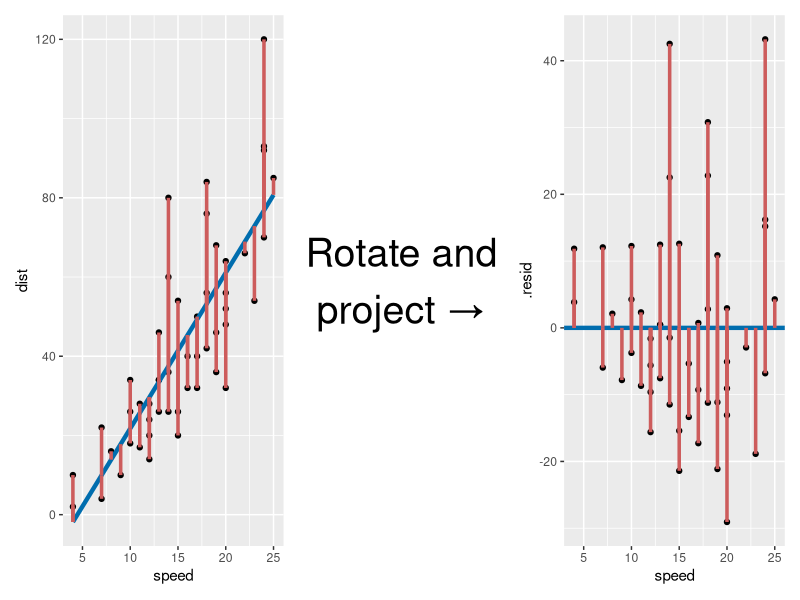
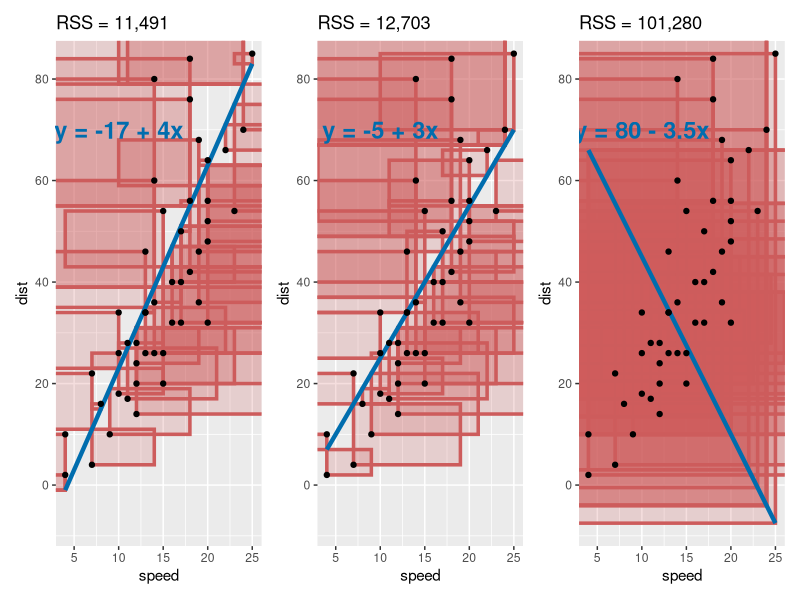
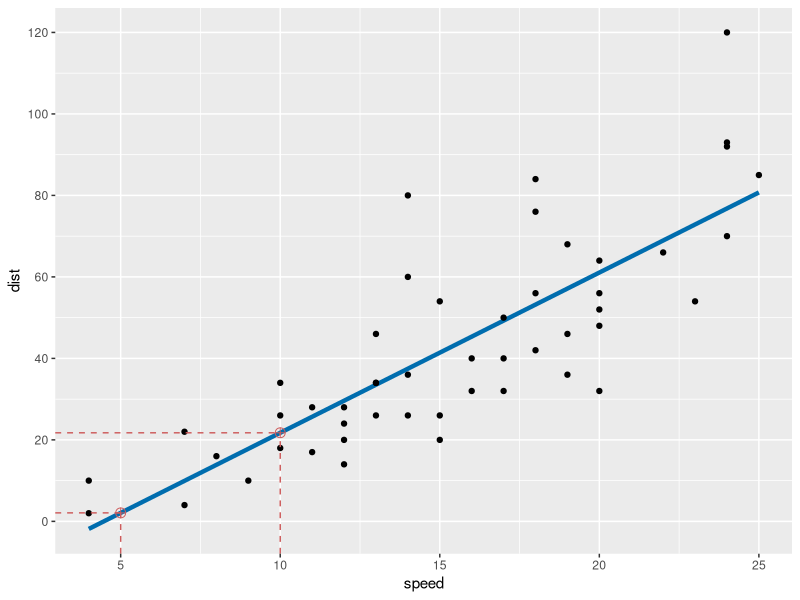

Recreate these plots in R, in order.
## ---- chunk 1
knitr::opts_chunk$set(fig.path = "images/chapter8-01/",
                      fig.align = "center",
                      fig.width = 10, 
                      fig.height = 4,
                      cache.path = "cache/",
                      cache = FALSE,
                      echo = TRUE)
library(tidyverse)
library(broom)
library(grid)
library(patchwork)
## ---- chunk 2

## ---- chunk 3
fit <- augment(lm(dist ~ speed, cars))
g1 <- ggplot(fit, aes(speed, dist)) + 
  geom_point() + 
  geom_line(aes(y = .fitted), color = "#006dae", size = 1.5) +
  geom_segment(aes(x = speed, xend = speed,
                   y = .fitted, yend = dist), 
               color = "indianred", size = 1.2)

g2 <- ggplot() + theme_void() +
  annotate("text", x = 0.5, y = 0.5, label = "Rotate and\nproject →", size = 10)

g3 <- ggplot(fit, aes(speed, .resid)) + 
  geom_point() + 
  geom_hline(yintercept = 0, color = "#006dae", size = 1.5) +
  geom_segment(aes(x = speed, xend = speed,
                   y = .resid, yend = 0), 
               color = "indianred", size = 1.2)

g1 + g2 + g3
## ---- chunk 4
df <- cars %>% 
  mutate(fit1 = -17 + 4 * speed,
         fit2 = -5 + 3 * speed,
         fit3 = 80 - 3.5 * speed)

rss_plot <- function(fit, label) {
  df %>% 
    mutate(res = dist - df[[fit]],
           ind = res > 0) %>% 
    ggplot(aes(speed, dist)) +
    geom_rect(aes(xmin = ind * (speed - abs(res)) + 
                         (1 - ind) * (speed + abs(res)), 
                  xmax = speed,
                  ymin = df[[fit]], ymax = dist), fill = "indianred",
                 color = "indianred", size = 1.2, alpha = 0.2) +
    geom_line(aes(y = df[[fit]]), color = "#006dae", size = 1.5) +
    geom_point() + 
    annotate("text", label = label, x = 10, y = 70, size = 6, color = "#006dae", fontface = "bold") +
    ggtitle(paste0("RSS = ", scales::comma(sum((df[[fit]] - df$dist)^2)))) +
    coord_cartesian(xlim = c(min(df$speed), max(df$speed)),
                    ylim = c(min(df$fit3), max(df$fit1)))
}

g1 <- rss_plot("fit1", "y = -17 + 4x")
g2 <- rss_plot("fit2", "y = -5 + 3x")
g3 <- rss_plot("fit3", "y = 80 - 3.5x")

g1 + g2 + g3
## ---- chunk 5
fit <- lm(dist ~  speed, data = cars)
## ---- chunk 6
coef(fit)
## ---- chunk 7
summary(fit)
## ---- chunk 8
broom::tidy(fit)
## ---- chunk 9
broom::glance(fit)
## ---- chunk 10
broom::augment(fit)
## ---- chunk 11
predict(fit, data.frame(speed = c(5, 10)))
## ---- chunk 12
pred <- data.frame(speed = c(5, 10), dist = predict(fit, data.frame(speed = c(5, 10))))
ggplot(cars, aes(speed, dist)) +
  geom_smooth(method = lm, se = FALSE, color = "#006dae", size = 1.5, formula = y ~ x) +
  geom_point() +
  geom_point(data = pred, color = "indianred", size = 3, shape = 10) +
  scale_y_continuous(breaks = seq(0, 120, by = 20)) +
  geom_segment(data = data.frame(x = c(5, -Inf, 10, -Inf),
                                 xend = c(5, 5, 10, 10),
                                 y = c(-Inf, pred$dist[1], -Inf, pred$dist[2]),
                                 yend = c(pred$dist[1], pred$dist[1], pred$dist[2], pred$dist[2])), 
               aes(x = x, xend = xend, y = y, yend = yend),
               color = "indianred", linetype = "dashed")
  
